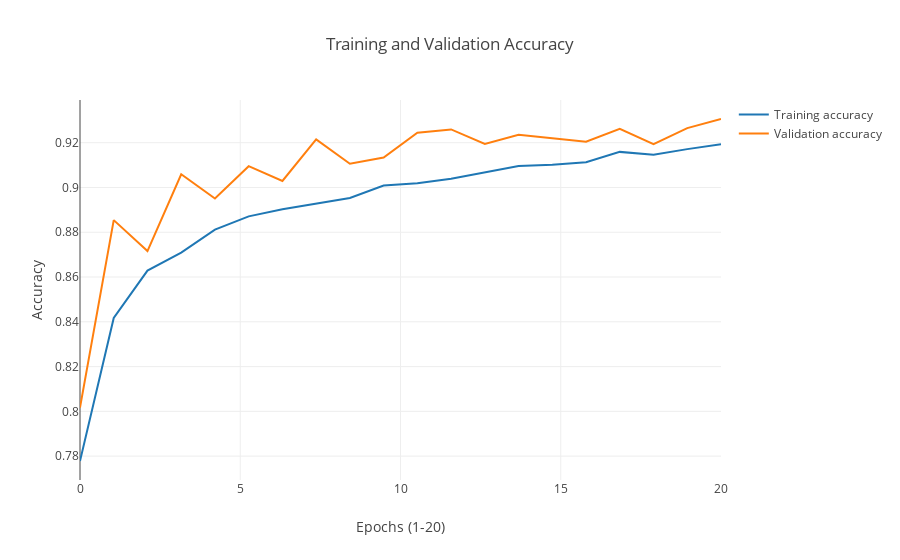

The cell this chart's notebook holds for it:
### Code cell
# =========================================
# Use these values for your actual results.
# =========================================
# plt_epochs = EPOCHS
# plt_acc = history.history['acc']
# plt_val_acc = history.history['val_acc']

train_trace = go.Scatter(x=np.linspace(0, plt_epochs, plt_epochs),
                         y=plt_acc,
                         name='Training accuracy')

valid_trace = go.Scatter(x=np.linspace(0, plt_epochs, plt_epochs),
                         y=plt_val_acc,
                         name='Validation accuracy')

layout = dict(title = 'Training and Validation Accuracy',
              xaxis = dict(title = 'Epochs (1-20)'),
              yaxis = dict(title = 'Accuracy'))

py.iplot(dict(data=[train_trace, valid_trace], layout=layout))

### Figure 1 — Plotly figure (JSON) as saved in the notebook; plotly's stock layout.template omitted (floating-point values rounded to 4 significant figures)
{"data": [{"type": "scatter", "x": [0, 1.053, 2.105, 3.158, 4.211, 5.263, 6.316, 7.368, 8.421, 9.474, 10.53, 11.58, 12.63, 13.68, 14.74, 15.79, 16.84, 17.89, 18.95, 20], "y": [0.7778, 0.8417, 0.8629, 0.8709, 0.8812, 0.8871, 0.8902, 0.8928, 0.8953, 0.9009, 0.9019, 0.9039, 0.9067, 0.9096, 0.9101, 0.9113, 0.9159, 0.9146, 0.9171, 0.9193], "name": "Training accuracy"}, {"type": "scatter", "x": [0, 1.053, 2.105, 3.158, 4.211, 5.263, 6.316, 7.368, 8.421, 9.474, 10.53, 11.58, 12.63, 13.68, 14.74, 15.79, 16.84, 17.89, 18.95, 20], "y": [0.8017, 0.8854, 0.8716, 0.9059, 0.8951, 0.9095, 0.9029, 0.9215, 0.9106, 0.9134, 0.9244, 0.9259, 0.9194, 0.9235, 0.922, 0.9204, 0.9262, 0.9193, 0.9265, 0.9306], "name": "Validation accuracy"}], "layout": {"title": "Training and Validation Accuracy", "xaxis": {"title": "Epochs (1-20)"}, "yaxis": {"title": "Accuracy"}}}
